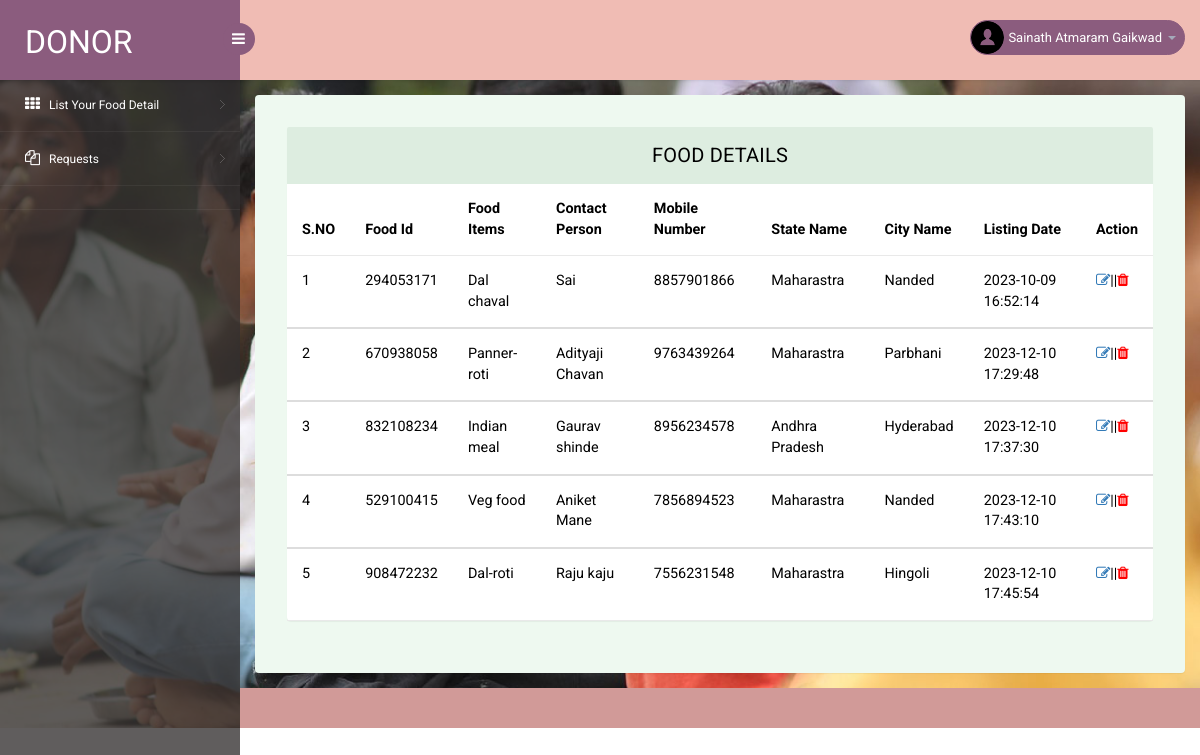
/donor/manage-food-details.php (signed in), run on the app's committed database.
### tables this page shows
CREATE TABLE `tbldonor` (
  `ID` int(10) NOT NULL,
  `FullName` varchar(200) DEFAULT NULL,
  `Email` varchar(200) DEFAULT NULL,
  `MobileNumber` bigint(10) DEFAULT NULL,
  `Password` varchar(120) DEFAULT NULL,
  `RegDate` timestamp NULL DEFAULT current_timestamp()
);

CREATE TABLE `tblfood` (
  `ID` int(10) NOT NULL,
  `DonorID` int(10) DEFAULT NULL,
  `foodId` int(10) DEFAULT NULL,
  `FoodItems` mediumtext DEFAULT NULL,
  `StateName` varchar(200) DEFAULT NULL,
  `CityName` varchar(200) DEFAULT NULL,
  `Description` mediumtext DEFAULT NULL,
  `PickupDate` varchar(200) DEFAULT NULL,
  `PickupAddress` mediumtext DEFAULT NULL,
  `ContactPerson` varchar(200) DEFAULT NULL,
  `CPMobNumber` bigint(10) DEFAULT NULL,
  `Image` varchar(200) DEFAULT NULL,
  `CreationDate` timestamp NULL DEFAULT current_timestamp(),
  `UpdationDate` timestamp NULL DEFAULT NULL ON UPDATE current_timestamp()
);

### donor/manage-food-details.php (the view, shortened to what this page needs)
<?php
include('includes/dbconnection.php');
if (strlen($_SESSION['pgasoid'] == 0)) {
  header('location:logout.php');
} else {
?>
<!DOCTYPE html>
<head>
    <link rel="stylesheet" href="css/bootstrap.min.css">
    <link href="css/style.css" rel='stylesheet' type='text/css' />
    <link href="css/style-responsive.css" rel="stylesheet" />
    <link rel="stylesheet" href="css/font.css" type="text/css" />
    <link href="css/font-awesome.css" rel="stylesheet">
</head>
<body>
    <section id="container">
        <?php include_once('includes/header.php'); ?>
        <?php include_once('includes/sidebar.php'); ?>
        <section id="main-content">
            <section class="wrapper">
                <div class="table-agile-info">
                    <div class="panel panel-default">
                        <div class="panel-heading">
                            Food Details
                        </div>
                        <div>
                            <table class="table" ui-jq="footable" ui-options='{
        "paging": {
          "enabled": true
        },
        "filtering": {
          "enabled": true
        },
        "sorting": {
          "enabled": true
        }}'>
                                <thead>
                                    <tr>
                                        <th data-breakpoints="xs">S.NO</th>
                                        <th>Food Id</th>
                                        <th>Food Items</th>
                                        <th>Contact Person</th>
                                        <th> Mobile Number</th>
                                        <th>State Name</th>
                                        <th>City Name</th>
                                        <th>Listing Date</th>
                                        <th data-breakpoints="xs">Action</th>
                                    </tr>
                                </thead>
                                <?php
                  $did = $_SESSION['pgasoid'];
                  $ret = mysqli_query($con, "select * from  tblfood where DonorID='$did'");
                  $cnt = 1;
                  while ($row = mysqli_fetch_array($ret)) {
                  ?>
                                <tbody>
                                    <tr data-expanded="true">
                                        <td><?php echo $cnt; ?></td>
                                        <td><?php echo $row['foodId']; ?></td>
                                        <td><?php echo $row['FoodItems']; ?></td>
                                        <td><?php echo $row['ContactPerson']; ?></td>
                                        <td><?php echo $row['CPMobNumber']; ?></td>
                                        <td><?php echo $row['StateName']; ?></td>
                                        <td><?php echo $row['CityName']; ?></td>
                                        <td><?php echo $row['CreationDate']; ?></td>
                                        <td><a
                                                href="edit-fooddetails.php?editid=<?php echo $row['ID']; ?>&&requestid=<?php echo $row['foodId']; ?>"><i
                                                    class="fa fa-edit" aria-hidden="true"></i></a>||<a
                                                href="manage-food-details.php?action=delete&&bsid=<?php echo $row['ID']; ?>"
                                                style="color:red;" title="Delete this record"
                                                onclick="return confirm('Do you really want to delete this record?');"><i
                                                    class="fa fa-trash" aria-hidden="true"></i> </a>
                                    </tr>
                                    <?php
                    $cnt = $cnt + 1;
                  } ?>
                                </tbody>
                            </table>
                        </div>
                    </div>
                </div>
            </section>
            <?php include_once('includes/footer.php'); ?>
        </section>
    </section>
</body>
</html>
<?php }  ?>

### donor/includes/header.php (shortened to what this page needs)
<header class="header fixed-top clearfix">
    <div class="brand">
        <a href="dashboard.php" class="logo">
            Donor
        </a>
        <div class="sidebar-toggle-box">
            <div class="fa fa-bars"></div>
        </div>
    </div>
    <div class="top-nav clearfix">
        <ul class="nav pull-right top-menu">
            <li class="dropdown">
                <a data-toggle="dropdown" class="dropdown-toggle" href="#">
                    <?php
$donorid=$_SESSION['pgasoid'];
$ret=mysqli_query($con,"select FullName from  tbldonor where ID='$donorid'");
$row=mysqli_fetch_array($ret);
$name=$row['FullName'];
?>
                    <img alt="" src="images/2.png">
                    <span class="username"><?php echo $name; ?></span>
                    <b class="caret"></b>
                </a>
            </li>
        </ul>
    </div>
</header>

### donor/css/style.css (style rules this page uses)
ul, ol { margin: 0; }
html, body { font-family: 'Roboto', sans-serif; font-size: 100%; overflow-x: hidden; background: url(../images/bg.jpg) no-repeat 0px 0px; background-size:cover; }
body a { transition: 0.5s all ease; -webkit-transition: 0.5s all ease; -moz-transition: 0.5s all ease; -o-transition: 0.5s all ease; -ms-transition: 0.5s all ease; text-decoration:none; }
ul,label { margin:0; padding:0; }
#main-content { margin-left:240px; -webkit-transition:all .3s ease-in-out; -moz-transition:all .3s ease-in-out; -o-transition:all .3s ease-in-out; transition:all .3s ease-in-out; }
.header { left:0; right:0; z-index:1002; background:rgb(240, 188, 180); -webkit-transition:all .3s ease-in-out; -moz-transition:all .3s ease-in-out; -o-transition:all .3s ease-in-out; transition:all .3s ease-in-out; }
.fixed-top { position:fixed; box-shadow:1px 0 3px rgba(0,0,0,.15); }
.wrapper { display:inline-block; margin-top:80px; padding:15px; width:100%; }
.brand { background:#8b5c7e; float:left; width:240px; height:80px; position:relative; }
a.logo { font-size:32px; color:#fff; float:left; margin:20px 0 0 25px; text-transform:uppercase; }
#top_menu .nav>li,ul.top-menu>li { float:left; }
ul.top-menu { margin-right:15px; margin-top: 0; }
ul.top-menu > li > a { color: #fff; font-size: 16px; background: #8b5c7e; padding: 4px 8px; margin-right: 15px; border-radius: 50%; -webkit-border-radius: 50%; padding-right: 8px !important; }
.top-nav { margin-top:20px; }
.top-nav img { border-radius:50%; -webkit-border-radius:50%; width:33px; }
.top-nav .username { font-size:13px; color:#fff; }
.top-nav ul.top-menu>li>a { border-radius: 100px; -webkit-border-radius: 100px; padding: 0px; background: none; margin-right: 0; border: 1px solid #8b5c7e; background: #8b5c7e; }
.top-nav ul.top-menu>li { margin-left:10px; }
.top-nav .nav .caret { border-bottom-color:#A4AABA; border-top-color:#A4AABA; }
.sidebar-toggle-box { float:left; margin-top:23px; margin-left:-15px; background:#8b5c7e; border-radius:50%; -webkit-border-radius:50%; width:32px; height:32px; position:absolute; right:-15px; }
.sidebar-toggle-box .fa-bars { cursor:pointer; display:inline-block; font-size:15px; padding:8px 8px 8px 9px; color:#fff; }
.panel-heading { position: relative; height: 57px; line-height: 57px; letter-spacing: 0.2px; color: #000; font-size: 18px; font-weight: 400; padding: 0 16px; background:#ddede0; border-top-right-radius: 2px; border-top-left-radius: 2px; text-transform: uppercase; text-align: center; }
.panel { border: none ! important; }
.table>thead>tr>th { border-bottom: 1px solid #e1ab91 ! important; }
.table>tbody>tr>td, .table>tbody>tr>th, .table>tfoot>tr>td, .table>tfoot>tr>th, .table>thead>tr>td, .table>thead>tr>th { border-bottom: 1px solid #e9e9e9 ! important; }
.table > thead > tr > th, .table > tbody > tr > th, .table > tfoot > tr > th, .table > thead > tr > td, .table > tbody > tr > td, .table > tfoot > tr > td { border-top: none !important; }
.table td, .table>tbody>tr>td, .table>tbody>tr>th, .table>tfoot>tr>td, .table>tfoot>tr>th, .table>thead>tr>td, .table>thead>tr>th { padding: 15px!important; }
.table > thead > tr > th, .table > tbody > tr > th, .table > tfoot > tr > th, .table > thead > tr > td, .table > tbody > tr > td, .table > tfoot > tr > td { font-size: 0.9em; color: #000; border-top: none !important; }
.table-agile-info { background: #eef9f0; padding: 2em; border-radius: 4px; -webkit-box-shadow: 0 1px 1px rgba(0,0,0,.05); box-shadow: 0 1px 1px rgba(0,0,0,.05); }
.panel-default>.panel-heading { color: #000000 ! important; background-color: #ddede0 ! important; border-color: #ddede0 ! important; font-size: 20px; }

### data on the page
tbldonor: FullName "Sainath Atmaram Gaikwad"
tblfood: foodId "294053171", FoodItems "Dal chaval", ContactPerson "Sai", CPMobNumber "8857901866", StateName "Maharastra", CityName "Nanded", CreationDate "2023-10-09 16:52:14"
tblfood: foodId "670938058", FoodItems "Panner-roti", ContactPerson "Adityaji Chavan", CPMobNumber "9763439264", StateName "Maharastra", CityName "Parbhani", CreationDate "2023-12-10 17:29:48"
tblfood: foodId "832108234", FoodItems "Indian meal", ContactPerson "Gaurav shinde", CPMobNumber "8956234578", StateName "Andhra Pradesh", CityName "Hyderabad", CreationDate "2023-12-10 17:37:30"
tblfood: foodId "529100415", FoodItems "Veg food", ContactPerson "Aniket Mane", CPMobNumber "7856894523", StateName "Maharastra", CityName "Nanded", CreationDate "2023-12-10 17:43:10"
tblfood: foodId "908472232", FoodItems "Dal-roti", ContactPerson "Raju kaju", CPMobNumber "7556231548", StateName "Maharastra", CityName "Hingoli", CreationDate "2023-12-10 17:45:54"
